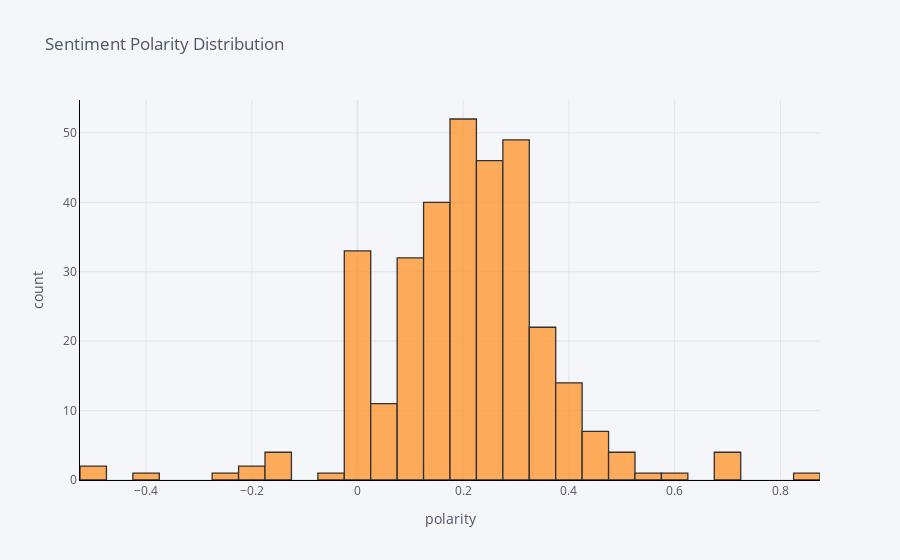

Source (notebook cell):
### Code cell
product['polarity'].iplot(
    kind='hist',
    bins=50,
    xTitle='polarity',
    linecolor='black',
    yTitle='count',
    title='Sentiment Polarity Distribution')

### Figure 1 — Plotly figure (JSON) as saved in the notebook; plotly's stock layout.template omitted (floating-point values rounded to 4 significant figures; data arrays with more than 128 entries replaced by an {"elided": "..."} marker saying what was removed)
{"data": [{"histfunc": "count", "histnorm": "", "marker": {"color": "rgba(255, 153, 51, 1.0)", "line": {"color": "#000000", "width": 1.3}}, "name": "polarity", "nbinsx": 50, "opacity": 0.8, "orientation": "v", "type": "histogram", "x": {"elided": "328 float values"}}], "layout": {"barmode": "overlay", "legend": {"bgcolor": "#F5F6F9", "font": {"color": "#4D5663"}}, "paper_bgcolor": "#F5F6F9", "plot_bgcolor": "#F5F6F9", "title": {"font": {"color": "#4D5663"}, "text": "Sentiment Polarity Distribution"}, "xaxis": {"gridcolor": "#E1E5ED", "linecolor": "black", "showgrid": true, "tickfont": {"color": "#4D5663"}, "title": {"font": {"color": "#4D5663"}, "text": "polarity"}, "zerolinecolor": "#E1E5ED"}, "yaxis": {"gridcolor": "#E1E5ED", "linecolor": "black", "showgrid": true, "tickfont": {"color": "#4D5663"}, "title": {"font": {"color": "#4D5663"}, "text": "count"}, "zerolinecolor": "#E1E5ED"}}}
